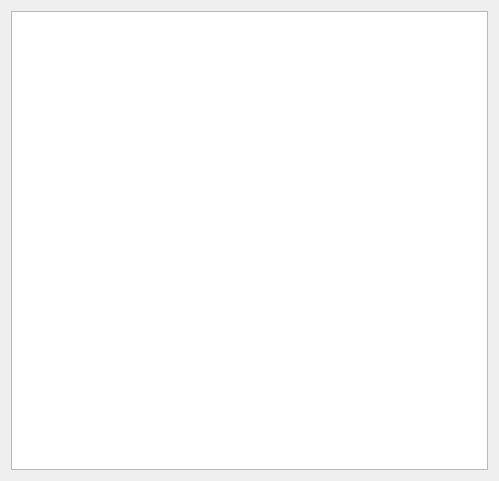
<?xml version="1.0" encoding="UTF-8"?>
<ui version="4.0">
 <class>Dialog</class>
 <widget class="QDialog" name="Dialog">
  <property name="geometry">
   <rect>
    <x>0</x>
    <y>0</y>
    <width>499</width>
    <height>481</height>
   </rect>
  </property>
  <property name="windowTitle">
   <string>Dialog</string>
  </property>
  <layout class="QGridLayout" name="gridLayout">
   <item row="0" column="0">
    <widget class="QGraphicsView" name="graphicsView"/>
   </item>
  </layout>
 </widget>
 <resources/>
 <connections/>
</ui>
